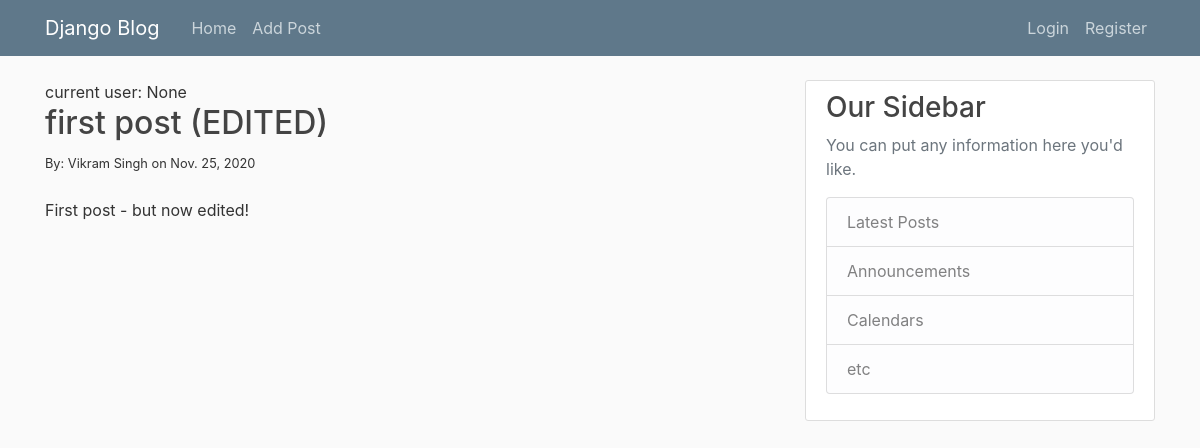
The app's page /article/1 with its own data.
### BlogApp/models.py (models this page shows, shortened)
class Post(models.Model):
    title = models.CharField(max_length=150)
    author = models.ForeignKey(User, on_delete=models.CASCADE)
    body = models.TextField()
    date = models.DateField(auto_now_add=True)

### BlogApp/views.py (the view)
# urls.py: path('article/<int:pk>', Article.as_view(), name='article-page'), # primary key
class Article(DetailView):
    model = Post
    template_name = 'article.html'

### BlogApp/templates/article.html (shortened to what this page needs)
{% extends "base.html" %}
{% block content %}
current user: {{user.id}}
<h2>{{ post.title }}</h2>
<small>By: {{post.author.first_name}} {{post.author.last_name}} on {{post.date}}</small>
<br><br>
{{post.body}}
<br><br><br>
{% endblock content %}

### BlogApp/static/main.css (style rules this page uses)
body { background: #fafafa; color: #333333; margin-top: 5rem; }
h1, h2, h3, h4, h5, h6 { color: #444444; }

### records on screen
Post: title "first post (EDITED)", author.first_name "Vikram", author.last_name "Singh", date "Nov. 25, 2020", body "First post - but now edited!"

### other values on screen
{{ user.id }} "None"
